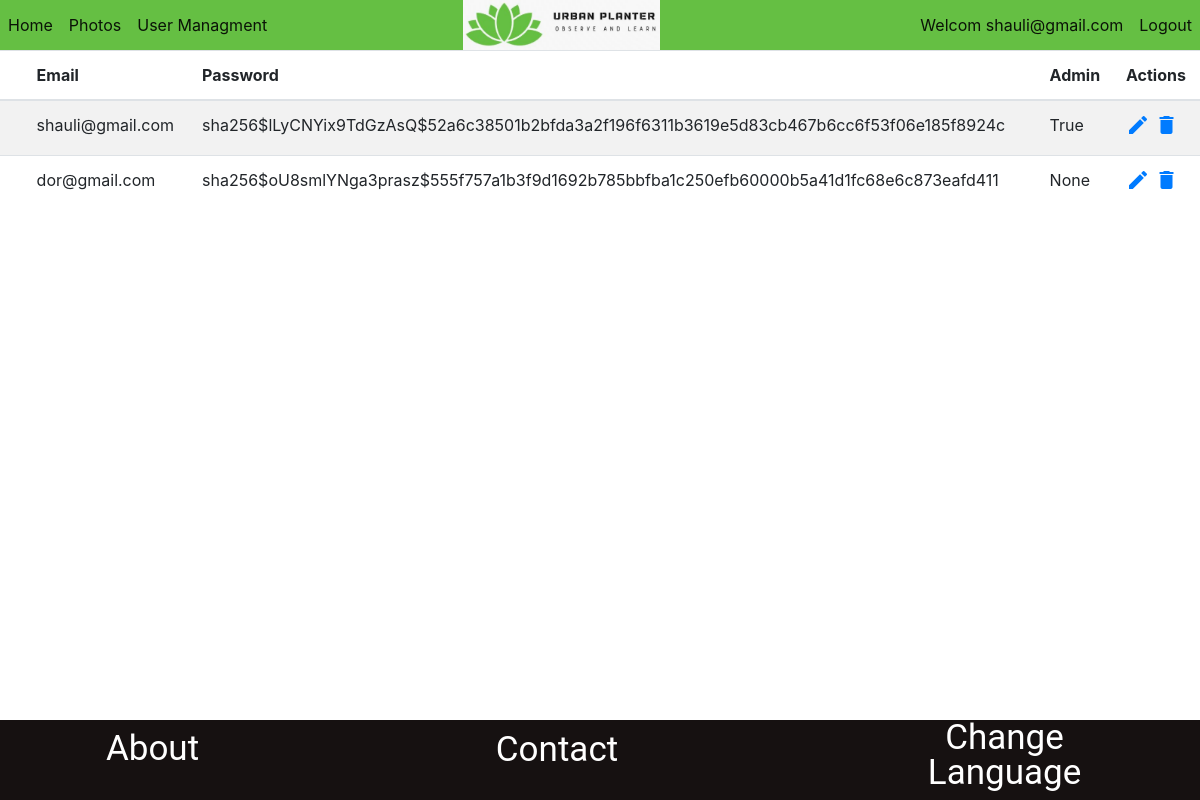
/userManagement (signed in), run on the app's committed database.
### website/models.py (models this page shows)
class User(db.Model, UserMixin):
    id = db.Column(db.Integer, primary_key=True)
    email = db.Column(db.String(150), unique=True)
    password = db.Column(db.String(150))
    admin = db.Column(db.Boolean)

### website/views.py (the view, shortened to what this page needs)
@views.route('/userManagement', methods=['GET', 'POST'])
@login_required
def userManagment():
    if current_user.admin == True:
        users = User.query.all()
        return render_template("userManagment.html", user=current_user, alluser=users)
    else:
        return render_template("homepage.html", user=current_user)

### website/__init__.py (called while the page is built)
def create_app():
    app = Flask(__name__)
    app.config['SECRET_KEY'] = 'hjshjhdjah kjshkjdhjs'
    app.config['SQLALCHEMY_DATABASE_URI'] = f'sqlite:///{DB_NAME}'
    db.init_app(app)
    from .views import views
    from .auth import auth
    app.register_blueprint(auth, url_prefix='/')
    app.register_blueprint(views, url_prefix='/')
    from .models import User, Photos
    create_database(app)
    login_manager = LoginManager()
    login_manager.login_view = 'auth.login'
    login_manager.init_app(app)
    @login_manager.user_loader
    def load_user(id):
        return User.query.get(int(id))
    return app

### website/templates/userManagment.html (shortened to what this page needs)
{% extends "base.html" %} {% block title %}User Managment Page{% endblock %} {%
block content %}
<link
  rel="stylesheet"
  href="https://stackpath.bootstrapcdn.com/bootstrap/4.5.0/css/bootstrap.min.css"
/>
<link
  rel="stylesheet"
  href="https://maxcdn.bootstrapcdn.com/font-awesome/4.7.0/css/font-awesome.min.css"
/>
<table class="table table-striped table-hover">
  <thead>
    <tr>
      <th></th>
      <th>Email</th>
      <th>Password</th>
      <th>Admin</th>
      <th>Actions</th>
    </tr>
  </thead>
  <tbody>
    {%for us in alluser%}
    <tr>
      <td>{{us.first_name}}</td>
      <td>{{us.email}}</td>
      <td>{{us.password}}</td>
      <td>{{us.admin}}</td>
      <td>
        <a href="#editEmployeeModal" class="edit" data-toggle="modal">
          <i
            id="{{us.id}}"
            class="material-icons"
            onClick="edit_click(this.id,'{{us.first_name}}','{{us.email}}','{{us.admin}}')"
            data-toggle="tooltip"
            title="Edit"
            >&#xE254;</i
          ></a
        >
        <a href="#deleteEmployeeModal" class="delete" data-toggle="modal"
          ><i
            id="{{us.id}}"
            class="material-icons"
            onClick="delete_click(this.id)"
            data-toggle="tooltip"
            title="Delete"
            >&#xE872;</i
          ></a
        >
      </td>
    </tr>
    {%endfor%}
  </tbody>
</table>
{% endblock %}

### website/templates/base.html (shortened to what this page needs)
<!DOCTYPE html>
<html lang="en">
  <head>
    <link
      rel="stylesheet"
      href="https://stackpath.bootstrapcdn.com/bootstrap/4.3.1/css/bootstrap.min.css"
    />
  </head>
  <body>
    <nav
      class="navbar navbar-expand-lg navbar-light"
      style="background: #65bf43; padding: 0"
    >
      <div class="collapse navbar-collapse" id="navbarNav">
        <ul class="navbar-nav">
          <li class="nav-item active">
            <a class="nav-link" href="/homepage">Home</a>
          </li>
          <li class="nav-item active">
            <a class="nav-link" href="/photos">Photos</a>
          </li>
          {% if user.admin==true %}
          <li class="nav-item active">
            <a class="nav-link" href="/userManagement">User Managment</a>
          </li>
          {% endif %}
        </ul>
      </div>
      <div class="image">
        <img src="../static/unknown.png" style="height: 50px" />
      </div>
      <div class="user" style="width: 45%; justify-content: end; display: flex">
        <ul class="navbar-nav">
          <li class="nav-item active">
            <a class="nav-link" href="/setting">Welcom {{user.email}}</a>
          </li>
          <li class="nav-item active">
            <a class="nav-link" href="/logout">Logout</a>
          </li>
        </ul>
      </div>
    </nav>
    {%block content%}{%endblock%}
    <div
      class="footer"
      style="
        position: fixed;
        left: 0;
        bottom: 0;
        width: 100%;
        text-align: center;
        height: 10%;
        background-color: #161111;
        display: flex;
        align-items: center;
        justify-content: center;
        gap: 250px;
      "
    >
      <a
        href="/about"
        class="about"
        style="
          width: 134px;
          height: 59px;
          font-family: Roboto;
          font-style: normal;
          font-weight: normal;
          font-size: 35px;
          line-height: 35px;
          color: #ffffff;
        "
        >About</a
      >
      <a
        href="/contact"
        class="contact"
        style="
          width: 175px;
          height: 70px;
          font-family: Roboto;
          font-style: normal;
          font-weight: normal;
          font-size: 35px;
          line-height: 50px;
          color: #ffffff;
        "
        >Contact</a
      >
      <a
        href="#"
        class="changeLanguage"
        style="
          width: 220px;
          height: 80px;
          font-family: Roboto;
          font-style: normal;
          font-weight: normal;
          font-size: 35px;
          line-height: 35px;
          color: #ffffff;
        "
        >Change Language</a
      >
    </div>
  </body>
</html>

### data on the page
User: email "shauli@gmail.com", password "sha256$lLyCNYix9TdGzAsQ$52a6c38501b2bfda3a2f196f6311b3619e5d83cb467b6cc6f53f06e185f8924c", admin "True"
User: email "dor@gmail.com", password "sha256$oU8smlYNga3prasz$555f757a1b3f9d1692b785bbfba1c250efb60000b5a41d1fc68e6c873eafd411", admin "None"
